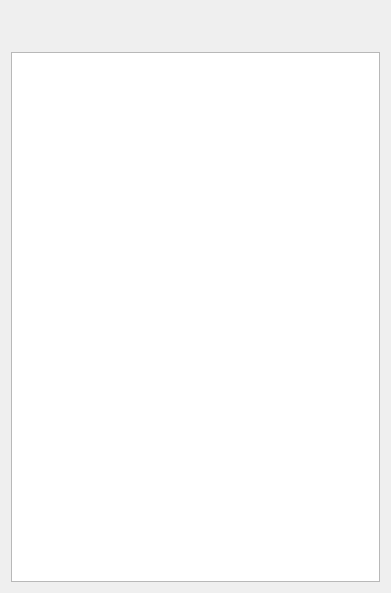
<?xml version="1.0" encoding="UTF-8"?>
<ui version="4.0">
 <class>FileSystem</class>
 <widget class="QWidget" name="FileSystem">
  <property name="geometry">
   <rect>
    <x>0</x>
    <y>0</y>
    <width>391</width>
    <height>593</height>
   </rect>
  </property>
  <property name="windowTitle">
   <string>Form</string>
  </property>
  <property name="styleSheet">
   <string notr="true"/>
  </property>
  <layout class="QGridLayout" name="gridLayout">
   <item row="0" column="0">
    <layout class="QVBoxLayout" name="verticalLayout" stretch="1,13">
     <item>
      <layout class="QHBoxLayout" name="horizontalLayout" stretch="">
       <property name="spacing">
        <number>6</number>
       </property>
      </layout>
     </item>
     <item>
      <widget class="QTreeView" name="treeView">
       <property name="sizePolicy">
        <sizepolicy hsizetype="Preferred" vsizetype="Preferred">
         <horstretch>0</horstretch>
         <verstretch>0</verstretch>
        </sizepolicy>
       </property>
      </widget>
     </item>
    </layout>
   </item>
  </layout>
 </widget>
 <resources/>
 <connections/>
</ui>
